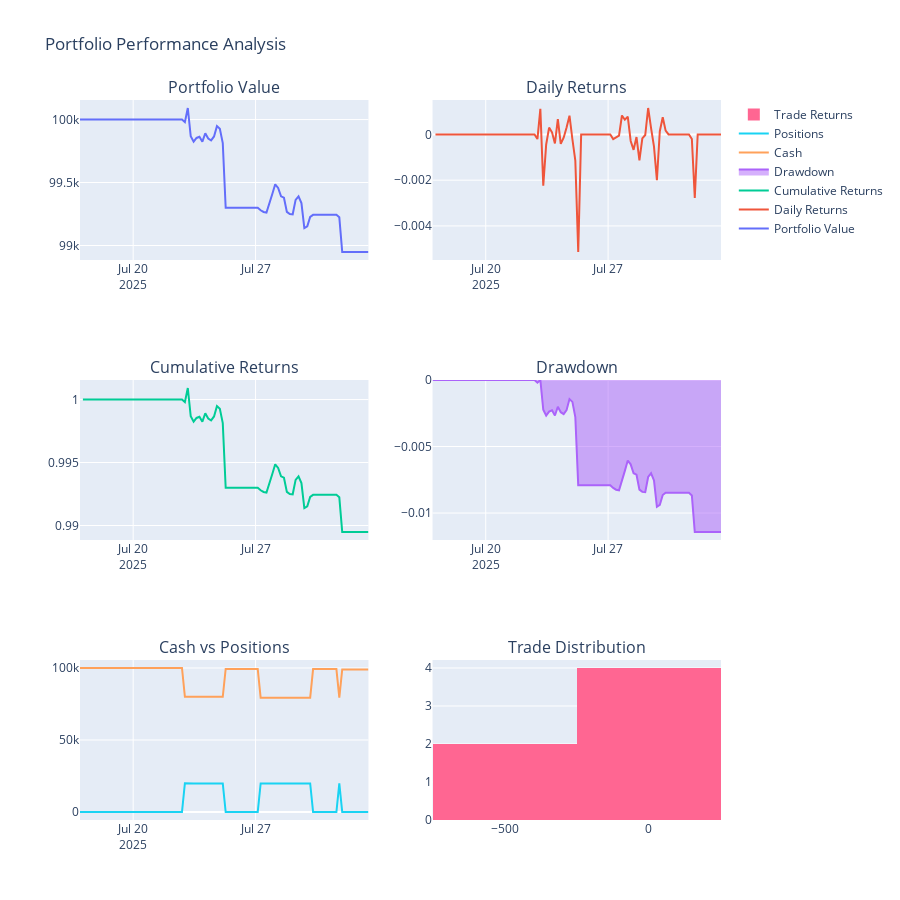

Write notebook code for a chart like this one.
### Code cell
# Cell 6: Lấy kết quả backtest
portfolio_summary = engine.get_portfolio_summary()

print("=== KẾT QUẢ BACKTEST ===")
print(f"Initial Capital: ${portfolio_summary['initial_capital']:,.2f}")
print(f"Final Portfolio Value: ${portfolio_summary['total_value']:,.2f}")
print(f"Total Return: {portfolio_summary['total_return']:.2%}")
print(f"Annualized Return: {portfolio_summary['annualized_return']:.2%}")
print(f"Sharpe Ratio: {portfolio_summary['sharpe_ratio']:.2f}")
print(f"Max Drawdown: {portfolio_summary['max_drawdown']:.2%}")
print(f"Win Rate: {portfolio_summary['win_rate']:.2%}")
print(f"Total Trades: {portfolio_summary['total_trades']}")

# Cell 7: Visualize portfolio performance
def plot_portfolio_performance(engine):
    """Plot portfolio performance"""
    portfolio_history = engine.portfolio_history
    
    if not portfolio_history:
        print("Không có dữ liệu portfolio history")
        return
    
    df = pd.DataFrame(portfolio_history)
    df['date'] = pd.to_datetime(df['date'])
    df.set_index('date', inplace=True)
    
    # Create subplots
    fig = make_subplots(
        rows=3, cols=2,
        subplot_titles=('Portfolio Value', 'Daily Returns', 'Cumulative Returns', 
                       'Drawdown', 'Cash vs Positions', 'Trade Distribution'),
        specs=[[{"secondary_y": False}, {"secondary_y": False}],
               [{"secondary_y": False}, {"secondary_y": False}],
               [{"secondary_y": False}, {"secondary_y": False}]]
    )
    
    # Portfolio Value
    fig.add_trace(
        go.Scatter(x=df.index, y=df['total_value'], 
                  mode='lines', name='Portfolio Value'),
        row=1, col=1
    )
    
    # Daily Returns
    daily_returns = df['total_value'].pct_change()
    fig.add_trace(
        go.Scatter(x=df.index, y=daily_returns, 
                  mode='lines', name='Daily Returns'),
        row=1, col=2
    )
    
    # Cumulative Returns
    cumulative_returns = (1 + daily_returns).cumprod()
    fig.add_trace(
        go.Scatter(x=df.index, y=cumulative_returns, 
                  mode='lines', name='Cumulative Returns'),
        row=2, col=1
    )
    
    # Drawdown
    running_max = df['total_value'].expanding().max()
    drawdown = (df['total_value'] - running_max) / running_max
    fig.add_trace(
        go.Scatter(x=df.index, y=drawdown, 
                  mode='lines', name='Drawdown', fill='tonexty'),
        row=2, col=2
    )
    
    # Cash vs Positions
    fig.add_trace(
        go.Scatter(x=df.index, y=df['cash'], 
                  mode='lines', name='Cash'),
        row=3, col=1
    )
    fig.add_trace(
        go.Scatter(x=df.index, y=df['total_value'] - df['cash'], 
                  mode='lines', name='Positions'),
        row=3, col=1
    )
    
    # Trade Distribution (if available)
    if hasattr(engine, 'trades') and engine.trades:
        trade_returns = [trade.pnl for trade in engine.trades]
        fig.add_trace(
            go.Histogram(x=trade_returns, name='Trade Returns'),
            row=3, col=2
        )
    
    fig.update_layout(height=900, title_text="Portfolio Performance Analysis")
    fig.show()

# Chạy visualization
plot_portfolio_performance(engine)
